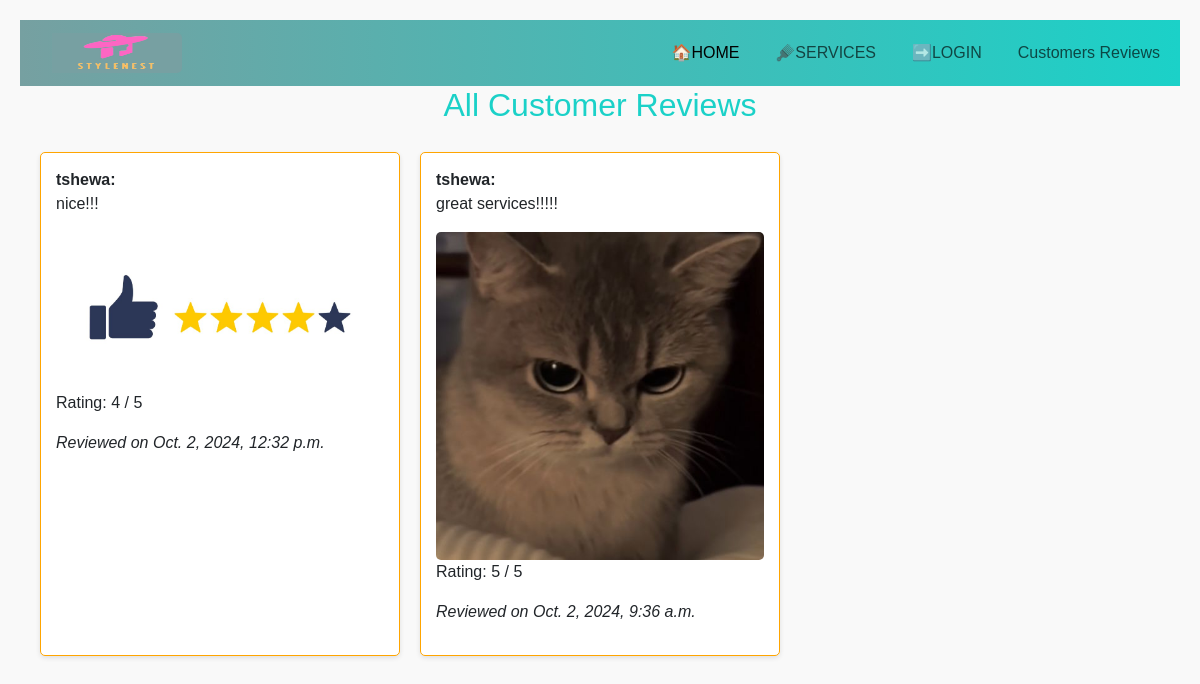
Screenshot of /reviews/all/ with the database file from the repository.
### reviews/models.py (models this page shows, shortened)
class Review(models.Model):
    customer = models.ForeignKey(User, on_delete=models.CASCADE)  # Assuming you're using Django's auth system
    service = models.CharField(max_length=255)  # Service being reviewed
    review_text = models.TextField()  # The review content
    image = models.ImageField(upload_to='reviews/', blank=True, null=True)  # Customer uploaded image
    created_at = models.DateTimeField(auto_now_add=True)  # Timestamp
    rating = models.PositiveIntegerField(default=5)  # Rating (1 to 5 stars)

### reviews/views.py (the view)
# urls.py: path('all/', views.all_reviews, name='all_reviews'),
def all_reviews(request):
    reviews = Review.objects.all().order_by('-created_at')  # Get all reviews
    return render(request, 'reviews/all_reviews.html', {'reviews': reviews})

### reviews/templates/reviews/all_reviews.html (shortened to what this page needs)
<!DOCTYPE html>
{% load static %}
<html lang="en">
<head>
    <link rel="stylesheet" href="{% static 'css/Style.css' %}">
    <link href="https://cdn.jsdelivr.net/npm/bootstrap@5.3.3/dist/css/bootstrap.min.css" rel="stylesheet">
    <link rel="stylesheet" href="https://cdn.jsdelivr.net/npm/@fortawesome/fontawesome-free@6.6.0/css/fontawesome.min.css">
</head>
<body>
    <section id="nav-bar">
        <nav class="navbar navbar-expand-lg bg-body-tertiary">
            <div class="container-fluid">
              <a class="navbar-brand" href="#"><img src="{% static 'images/logo.jpg' %}" class="navbrand-img"></a>
              <div class="collapse navbar-collapse" id="navbarNav">
                <ul class="navbar-nav ms-auto">
                  <li class="nav-item">
                    <a class="nav-link active" aria-current="page" href="/">🏠HOME</a>
                  </li>
                  <li class="nav-item">
                    <a class="nav-link" href="/Services">🪮SERVICES</a>
                  </li>
                  <li class="nav-item">
                    <a class="nav-link" href="/accounts/login">➡️LOGIN</a>
                  </li>
                  <li class="nav-item">
                    <a class="nav-link" href="{% url 'reviews:all_reviews' %}">Customers Reviews</a>
                  </li>
                </ul>
              </div>
            </div>
        </nav>
    </section>
    <main>
        <h2>All Customer Reviews</h2>
        <div class="review-grid">
            {% for review in reviews %}
                <div class="review-card">
                    <strong>{{ review.customer.username }}:</strong>
                    <p>{{ review.review_text }}</p>
                    {% if review.image %}
                        <img src="{{ review.image.url }}" alt="Review image">
                    {% endif %}
                    <p>Rating: {{ review.rating }} / 5</p>
                    <p><em>Reviewed on {{ review.created_at }}</em></p>
                </div>
            {% endfor %}
        </div>
    </main>
</body>
</html>

### static/css/style.css (style rules this page uses)
* { margin: 0; padding: 0; box-sizing: border-box; text-decoration: none; list-style: none; scroll-behavior: smooth; font-family: robto, sans-serif; }
body { font-family: sans-serif; }
#nav-bar { position: sticky; top: 0; z-index: 10; }
.navbar { background-image: linear-gradient(to right,#76a0a1, #1bd1c8); }
.navbar-brand img { height: 40px; width: 200px; padding-left: 20px; }
.nav-item { margin-left: 20px; }
.navbar { background-color: #f8f9fa; padding: 15px; }
.navbar-brand img { width: 150px; }
h2 { font-size: 24px; margin-bottom: 20px; color: #333; }

### reviews/templates/reviews/all_reviews.html (style rules this page uses)
body { font-family: Arial, sans-serif; background-color: #f9f9f9; margin: 0; padding: 20px; }
h2 { color: #1bd1c8; text-align: center; animation: fadeIn 1s ease-in; }
.review-grid { display: grid; grid-template-columns: repeat(auto-fill, minmax(300px, 1fr)); gap: 20px; padding: 20px; }
.review-card { background: white; border: 1px solid #ffa500; border-radius: 5px; padding: 15px; box-shadow: 0 2px 5px rgba(0, 0, 0, 0.1); transition: transform 0.3s; animation: slideIn 0.5s ease-in-out; }
img { max-width: 100%; border-radius: 5px; }

### rows the page displays
Review: customer.username "tshewa", review_text "nice!!!", image (picture), rating "4", created_at "Oct. 2, 2024, 12:32 p.m."
Review: customer.username "tshewa", review_text "great services!!!!!", image (picture), rating "5", created_at "Oct. 2, 2024, 9:36 a.m."
